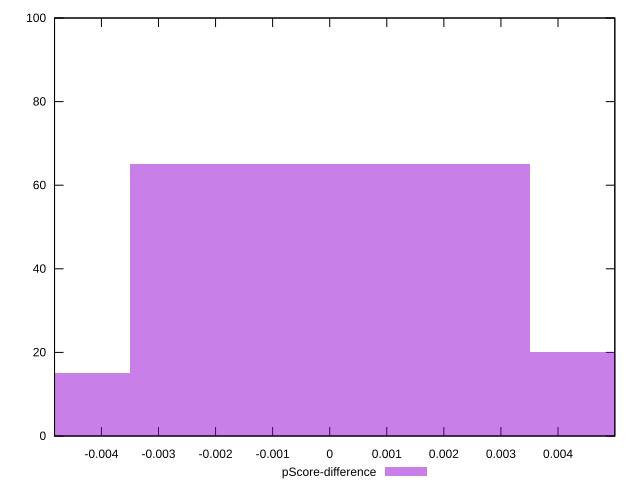

gnuplot code for this plot:
reset

$pScoreDifference <<EOF
0 65
0.007001809941958522 20
-0.007001809941958522 15
EOF

set key outside below
set boxwidth 0.007001809941958522
set xrange [-0.004821324539709404:0.004995367879366941]
set yrange [0:100]
set trange [0:100]
set style fill transparent solid 0.5 noborder
set terminal svg size 640, 490 enhanced background rgb 'white'
set output "reports/report_00028_2021-02-24T12-49-42.674Z/speed-index/samples/music/pScore-difference/histogram.svg"

plot $pScoreDifference title "pScore-difference" with boxes

reset
